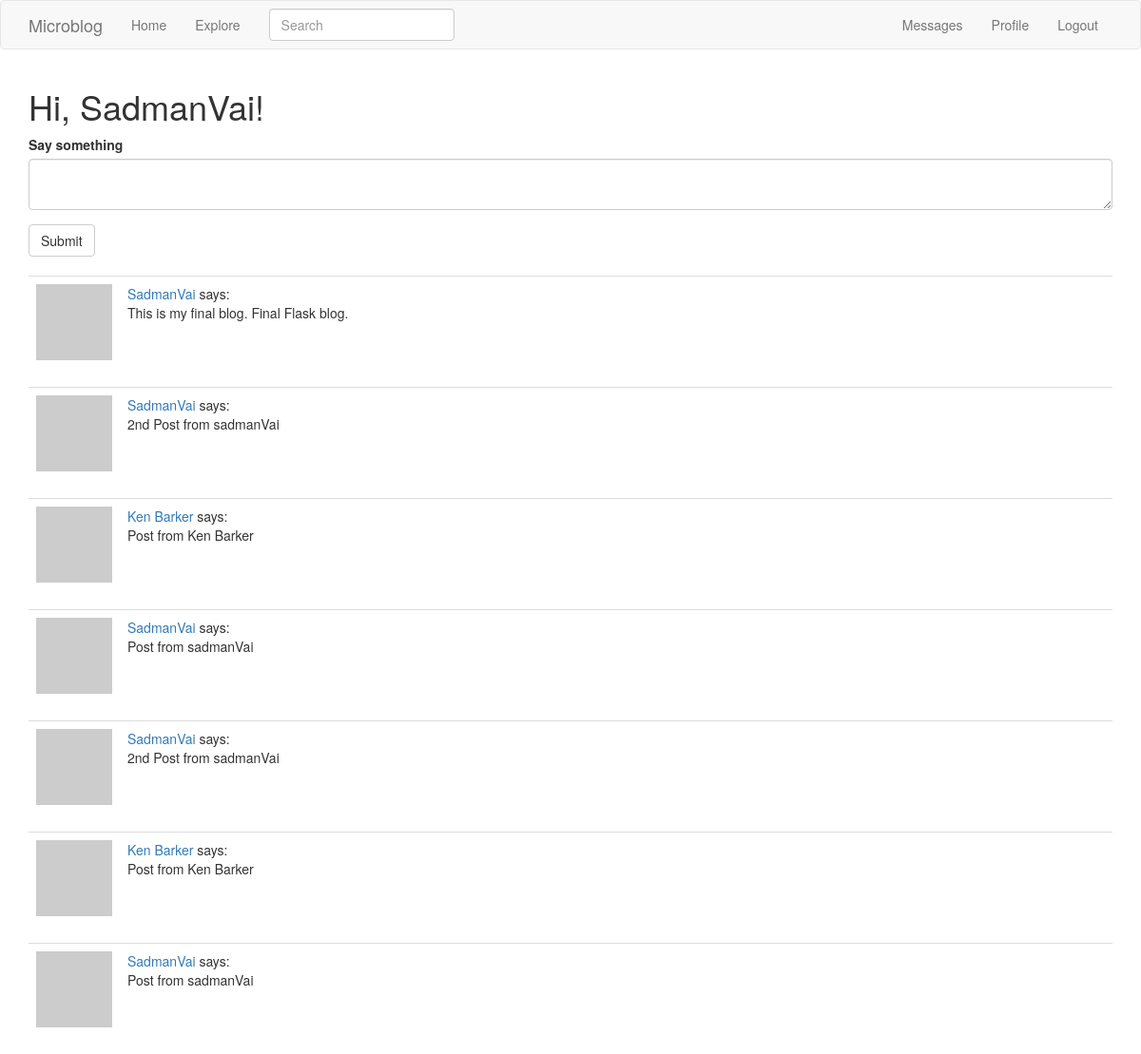
The page /index (signed in) on the database its author committed.
### app/models.py (models this page shows, shortened)
class User(UserMixin, db.Model):
    id = db.Column(db.Integer, primary_key=True)
    username = db.Column(db.String(64), index=True, unique=True)
    email = db.Column(db.String(120), index=True, unique=True)
    password_hash = db.Column(db.String(128))
    posts = db.relationship('Post', backref='author', lazy='dynamic')
    about_me = db.Column(db.String(140))
    last_seen = db.Column(db.DateTime, default=datetime.utcnow)
    followed = db.relationship(
        'User', secondary=followers,
        primaryjoin=(followers.c.follower_id == id),
        secondaryjoin=(followers.c.followed_id == id),
        backref=db.backref('followers', lazy='dynamic'), lazy='dynamic')
    messages_sent = db.relationship('Message',
                                    foreign_keys='Message.sender_id',
                                    backref='author', lazy='dynamic')
    messages_received = db.relationship('Message',
                                        foreign_keys='Message.recipient_id',
                                        backref='recipient', lazy='dynamic')
    last_message_read_time = db.Column(db.DateTime)
    def avatar(self, size):
        digest = md5(self.email.lower().encode('utf-8')).hexdigest()
        return 'https://www.gravatar.com/avatar/{}?d=identicon&s={}'.format(
            digest, size)
    def followed_posts(self):
        followed = Post.query.join(
            followers, (followers.c.followed_id == Post.user_id)).filter(
                followers.c.follower_id == self.id)
        own = Post.query.filter_by(user_id=self.id)
        return followed.union(own).order_by(Post.timestamp.desc())

class Post(db.Model):
    id = db.Column(db.Integer, primary_key=True)
    body = db.Column(db.String(140))
    timestamp = db.Column(db.DateTime, index=True, default=datetime.utcnow)
    user_id = db.Column(db.Integer, db.ForeignKey('user.id'))
    def __repr__(self):
        return '<Post {}>'.format(self.body)

### app/routes.py (the view)
@app.route('/', methods=['GET', 'POST'])
@app.route('/index', methods=['GET', 'POST'])
@login_required
def index():
    form = PostForm()
    if form.validate_on_submit():
        post = Post(body=form.post.data, author=current_user)
        db.session.add(post)
        db.session.commit()
        flash('Your post is now live!')
        return redirect(url_for('index'))
    posts = current_user.followed_posts().all()
    print(posts)
    return render_template("index.html", title='Home Page', form=form,
                           posts=posts)

### app/forms.py
class SearchForm(FlaskForm):
    q = StringField('Search', validators=[DataRequired()])
    def __init__(self, *args, **kwargs):
        if 'formdata' not in kwargs:
            kwargs['formdata'] = request.args
        if 'csrf_enabled' not in kwargs:
            kwargs['csrf_enabled'] = False
        super(SearchForm, self).__init__(*args, **kwargs)

class PostForm(FlaskForm):
    post = TextAreaField('Say something', validators=[
        DataRequired(), Length(min=1, max=140)])
    submit = SubmitField('Submit')

### app/models.py (called while the page is built)
@login.user_loader
def load_user(id):
    return User.query.get(int(id))

### app/routes.py (called while the page is built)
@app.before_request
def before_request():
    if current_user.is_authenticated:
        current_user.last_seen = datetime.utcnow()
        db.session.commit()
        g.search_form = SearchForm()

### app/templates/index.html
{% extends "base.html" %}
{% import 'bootstrap/wtf.html' as wtf %}
{% block app_content %}
    <h1>Hi, {{ current_user.username }}!</h1>
    {% if form %}
    {{ wtf.quick_form(form) }}
    <br>
    {% endif %}
    {% for post in posts %}
    <table class="table table-hover">
        <tr>
            <td width="70px">
                <a href="{{ url_for('user', username=post.author.username) }}">
                    <img src="{{ post.author.avatar(70) }}" />
                </a>
            </td>
            <td>
                <a href="{{ url_for('user', username=post.author.username) }}">
                    {{ post.author.username }}
                </a>
                says:
                <br>
                {{ post.body }}
            </td>
        </tr>
    </table>
    {% endfor %}
{% endblock %}

### app/templates/base.html (shortened to what this page needs)
{% extends 'bootstrap/base.html' %}
{% block navbar %}
    <nav class="navbar navbar-default">
        <div class="container">
            <div class="navbar-header">
                <a class="navbar-brand" href="{{ url_for('index') }}">Microblog</a>
            </div>
            <div class="collapse navbar-collapse" id="bs-example-navbar-collapse-1">
                <ul class="nav navbar-nav">
                    <li><a href="{{ url_for('index') }}">Home</a></li>
                    <li><a href="{{ url_for('explore') }}">Explore</a></li>
                </ul>
                {% if g.search_form %}
                <form class="navbar-form navbar-left" method="get"
                        action="{{ url_for('search') }}">
                    <div class="form-group">
                        {{ g.search_form.q(size=20, class='form-control',
                            placeholder=g.search_form.q.label.text) }}
                    </div>
                </form>
                {% endif %}
                <ul class="nav navbar-nav navbar-right">
                    {% if current_user.is_anonymous %}
                    <li><a href="{{ url_for('login') }}">Login</a></li>
                    {% else %}
                    <li>
                        <a href="{{ url_for('messages') }}">
                            Messages
                        </a>
                    </li>
                    <li><a href="{{ url_for('user', username=current_user.username) }}">Profile</a></li>
                    <li><a href="{{ url_for('logout') }}">Logout</a></li>
                    {% endif %}
                </ul>
            </div>
        </div>
    </nav>
{% endblock %}
{% block content %}
    <div class="container">
        {% block app_content %}{% endblock %}
    </div>
{% endblock %}

### rows shown on the page
User: username "SadmanVai"
Post: author.username "SadmanVai", body "This is my final blog. Final Flask blog."
Post: author.username "SadmanVai", body "2nd Post from sadmanVai"
Post: author.username "Ken Barker", body "Post from Ken Barker"
Post: author.username "SadmanVai", body "Post from sadmanVai"
Post: author.username "SadmanVai", body "2nd Post from sadmanVai"
Post: author.username "Ken Barker", body "Post from Ken Barker"
Post: author.username "SadmanVai", body "Post from sadmanVai"
